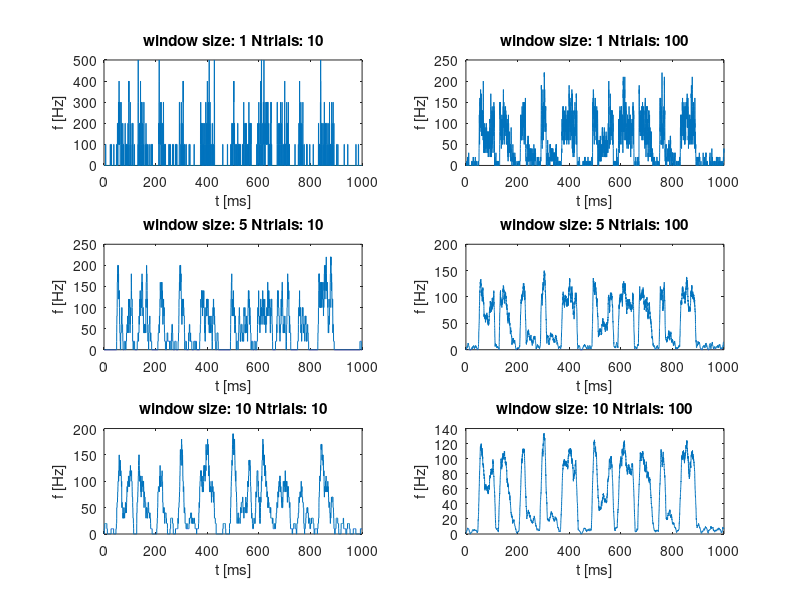
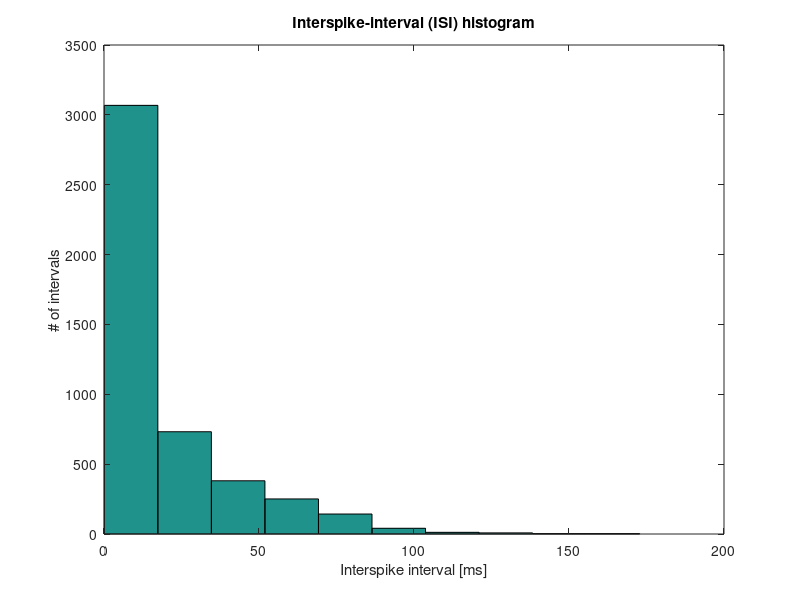

Source code (MATLAB) for these figures, in order: (Note: this script raises an error after producing the figures.)
% Solution for exercise 2 of AAND

%%
% author: Paula Kuokkanen
% date: 24 April 2009


% NAME: Stephan Gabler
% Student ID number: 329131
% I co-operated with: Mirko Dietricht
% I used some ____ hours doing this exercise



%% Part 1: Trial-Averaged firing rates

clear
load SpikeTimes    % load spike time data
SpikeTimes  = SpikeTimes';
T           = 1000;
res         = 0.1;
windows     = [1 5 10];
n_trials    = [10 100];
time        = 0:res:T-res;

%% a+b) different windows - different number of trials
rectf   = @(t, sig) ones(1, length(find(t<sig))) * 1/sig;
average = zeros(length(windows)*length(n_trials), length(time));
N       = size(SpikeTimes,2);                               % number of trials

figure(1);

% for the different window functions
for i = 1:length(windows)
    for j = 1:length(n_trials);
        idx = (i*2)-mod(j,2);
        subplot(length(windows),length(n_trials),idx);
        
        perms       = randperm(N);
        rand_trials = perms(1:n_trials(j));
        % for all trials
        for k = 1:n_trials(j);
            
            % remove NaNs, create spiketrain
            valid           = SpikeTimes(rand_trials(k), ~isnan(SpikeTimes(rand_trials(k),:)));
            spiketrain      = zeros(1, T/res);
            spiketrain(int16(valid/res)) = 1;
            
            % create, normalize kernel and convolve the signals
            kernel          = rectf(time, windows(i));
            kernel          = kernel/sum(kernel);
            c               = conv(spiketrain, kernel);
            samerange       = length(kernel)/2:length(c)-(length(kernel)/2);
            average(idx,:)  = average(idx,:) + c(samerange);
        end
        
        % average over trials and plot the average
        average(idx,:) = average(idx,:) / n_trials(j);
        plot(time, average(idx,:)*10000);
        title(['window size: ' num2str(windows(i)) ' Ntrials: ' num2str(n_trials(j))]);
        xlabel('t [ms]');
        ylabel('f [Hz]');
    end
end

%% c) reading of the neural code
% the neural code of the presented stimulus seams to be oscillatory firing.
% the readability could be improved by using a measure for oscillatory behavior.
% the autocorrelation of the response could be measured for example




%% Part 2, spike-train statistics

%% 2 a) ISI distribution

% compute differences  row-wise, flatten the result and remove NaNs
isis = diff(SpikeTimes,1,2);
isis = isis(:);
isis = isis(~isnan(isis));

% construct histogram
figure(2)
hist(isis)
title('Interspike-interval (ISI) histogram');
xlabel('Interspike interval [ms]');
ylabel('# of intervals');

%% 2 b) CV
disp(['coeff of variation: ' num2str(std(isis)/mean(isis))]);


%% 2 c) Fano factor

% count the spikes in a trial
spikes      = sum(~isnan(SpikeTimes(:,:)),2);
fano_factor = std(spikes)^2/mean(spikes);
disp(['fano factor: ' num2str(fano_factor)]);



%% Part 3, spike-triggered average

% Download Stim_Spikes_forSTA.mat from the course website. It contains
% the Stimulus vector, the corresponding Time vector with time in ms, and
% the SpikeTimes obtained from 100 presentations of the stimulus to a model
% neuron. Calculate the spike-triggered average.

% Hint 1: See how the matlab function xcorr is related to the equations
% given in the exercise sheet.

% Hint 2: dividing by the total number of spikes is equivalent to first
% dividing by the number of trials to generate the trial-averaged neuronal
% response function, and then dividing by the average number of spikes per
% trial when calculating the STA.

load Stim_Spikes_forSTA;



%% finished early
% I think this should almost be the solution.
% Just the factor is not in the range that I expect and at the moment
% I don't get why. So solution with some scaling problem left but except from
% this the method should be correct I think.
sliding_window = 50;

counts  = zeros(N, length(time));

figure(3);

% for all trials
for i = 1:N
    
    % remove NaNs, create spiketrain
    valid           = SpikeTimes(i, ~isnan(SpikeTimes(i,:)));
    spiketrain      = zeros(1, T/res);
    spiketrain(int16(valid/res)) = 1;
    
    % create, normalize kernel and convolve the signals
    kernel      = rectf(time, sliding_window);
    kernel      = kernel/sum(kernel);
    c           = conv(spiketrain, kernel);
    samerange   = length(kernel)/2:length(c)-(length(kernel)/2);
    counts(i,:) = c(samerange) * 1000;
end

% fano factor across trials over time
factors = zeros(1, length(time));
for i = 1:length(time)
    factors(i) = std(counts(:,i))^2 / mean(counts(:,i));
end
plot(time, factors);


